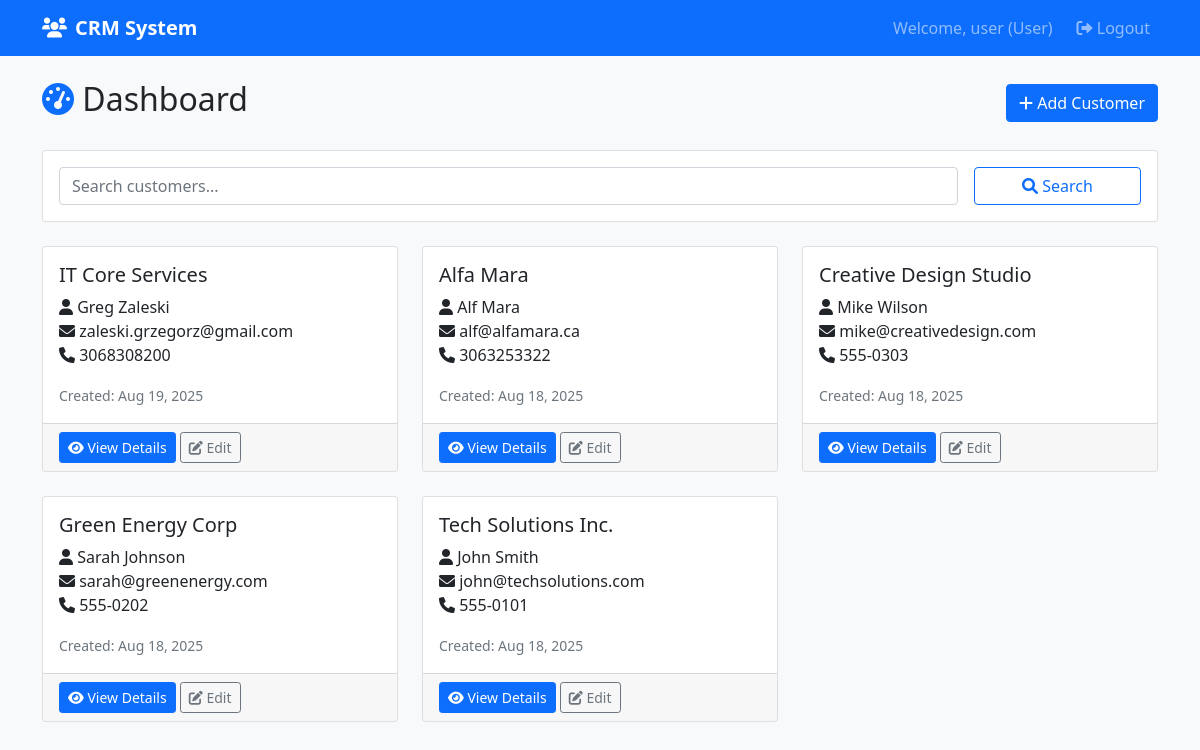
Screenshot of /dashboard/ (signed in) with the database file from the repository.
### crm/models.py (models this page shows, shortened)
class User(AbstractUser):
    USER_TYPES = (
        ('admin', 'Admin'),
        ('user', 'User'),
        ('viewer', 'Viewer'),
    )
    user_type = models.CharField(max_length=10, choices=USER_TYPES, default='viewer')

class Customer(models.Model):
    business_name = models.CharField(max_length=200)
    contact_name = models.CharField(max_length=100)
    email = models.EmailField()
    phone = models.CharField(max_length=20)
    address = models.TextField()
    created_at = models.DateTimeField(auto_now_add=True)
    updated_at = models.DateTimeField(auto_now=True)
    created_by = models.ForeignKey(User, on_delete=models.CASCADE, related_name='customers_created')
    class Meta:
        ordering = ['-created_at']

### crm/views.py (the view)
# urls.py: path('dashboard/', views.dashboard, name='dashboard'),
@login_required
def dashboard(request):
    search = request.GET.get('search', '')
    customers = Customer.objects.all()
    if search:
        customers = customers.filter(
            Q(business_name__icontains=search) |
            Q(contact_name__icontains=search) |
            Q(email__icontains=search)
        )
    paginator = Paginator(customers, 10)
    page = request.GET.get('page')
    customers = paginator.get_page(page)
    context = {
        'customers': customers,
        'search': search,
        'user_type': request.user.user_type,
    }
    return render(request, 'crm/dashboard.html', context)

### crm/templates/crm/dashboard.html (shortened to what this page needs)
{% extends 'crm/base.html' %}
{% block content %}
<div class="row">
    <div class="col-md-12">
        <div class="d-flex justify-content-between align-items-center mb-4">
            <h2><i class="fas fa-tachometer-alt text-primary"></i> Dashboard</h2>
            {% if user_type == 'admin' or user_type == 'user' %}
                <a href="{% url 'customer_create' %}" class="btn btn-primary">
                    <i class="fas fa-plus"></i> Add Customer
                </a>
            {% endif %}
        </div>
        <div class="card mb-4">
            <div class="card-body">
                <form method="get" class="row g-3">
                    <div class="col-md-10">
                        <input type="text" name="search" class="form-control"
                               placeholder="Search customers..." value="{{ search }}">
                    </div>
                    <div class="col-md-2">
                        <button type="submit" class="btn btn-outline-primary w-100">
                            <i class="fas fa-search"></i> Search
                        </button>
                    </div>
                </form>
            </div>
        </div>
        <div class="row">
            {% for customer in customers %}
            <div class="col-md-6 col-lg-4 mb-4">
                <div class="card customer-card h-100">
                    <div class="card-body">
                        <h5 class="card-title">{{ customer.business_name }}</h5>
                        <p class="card-text">
                            <i class="fas fa-user"></i> {{ customer.contact_name }}<br>
                            <i class="fas fa-envelope"></i> {{ customer.email }}<br>
                            <i class="fas fa-phone"></i> {{ customer.phone }}
                        </p>
                        <small class="text-muted">
                            Created: {{ customer.created_at|date:"M d, Y" }}
                        </small>
                    </div>
                    <div class="card-footer">
                        <a href="{% url 'customer_detail' customer.pk %}" class="btn btn-primary btn-sm">
                            <i class="fas fa-eye"></i> View Details
                        </a>
                        {% if user_type == 'admin' or user_type == 'user' %}
                        <a href="{% url 'customer_edit' customer.pk %}" class="btn btn-outline-secondary btn-sm">
                            <i class="fas fa-edit"></i> Edit
                        </a>
                        {% endif %}
                    </div>
                </div>
            </div>
            {% empty %}
            <div class="col-12">
                <div class="alert alert-info text-center">
                    <i class="fas fa-info-circle"></i> No customers found.
                </div>
            </div>
            {% endfor %}
        </div>
    </div>
</div>
{% endblock %}

### crm/templates/crm/base.html (shortened to what this page needs)
<!DOCTYPE html>
<html lang="en">
<head>
    <link href="https://cdn.jsdelivr.net/npm/bootstrap@5.1.3/dist/css/bootstrap.min.css" rel="stylesheet">
    <link href="https://cdnjs.cloudflare.com/ajax/libs/font-awesome/6.0.0/css/all.min.css" rel="stylesheet">
</head>
<body class="bg-light">
    {% if user.is_authenticated %}
    <nav class="navbar navbar-expand-lg navbar-dark bg-primary">
        <div class="container">
            <a class="navbar-brand" href="{% url 'dashboard' %}">
                <i class="fas fa-users me-2"></i>CRM System
            </a>
            <div class="navbar-nav ms-auto">
                <span class="navbar-text me-3">
                    Welcome, {{ user.username }} ({{ user.user_type|title }})
                </span>
                <a class="nav-link" href="{% url 'logout' %}">
                    <i class="fas fa-sign-out-alt"></i> Logout
                </a>
            </div>
        </div>
    </nav>
    {% endif %}
    <div class="container mt-4">
        {% block content %}
        {% endblock %}
    </div>
</body>
</html>

### crm/templates/crm/base.html (style rules this page uses)
.navbar-brand { font-weight: bold; }
.customer-card { transition: transform 0.2s; }

### rows the page displays
User: username "user", user_type "User"
Customer: business_name "IT Core Services", contact_name "Greg Zaleski", email "zaleski.grzegorz@gmail.com", phone "3068308200", created_at "Aug 19, 2025"
Customer: business_name "Alfa Mara", contact_name "Alf Mara", email "alf@alfamara.ca", phone "3063253322", created_at "Aug 18, 2025"
Customer: business_name "Creative Design Studio", contact_name "Mike Wilson", email "mike@creativedesign.com", phone "555-0303", created_at "Aug 18, 2025"
Customer: business_name "Green Energy Corp", contact_name "Sarah Johnson", email "sarah@greenenergy.com", phone "555-0202", created_at "Aug 18, 2025"
Customer: business_name "Tech Solutions Inc.", contact_name "John Smith", email "john@techsolutions.com", phone "555-0101", created_at "Aug 18, 2025"
